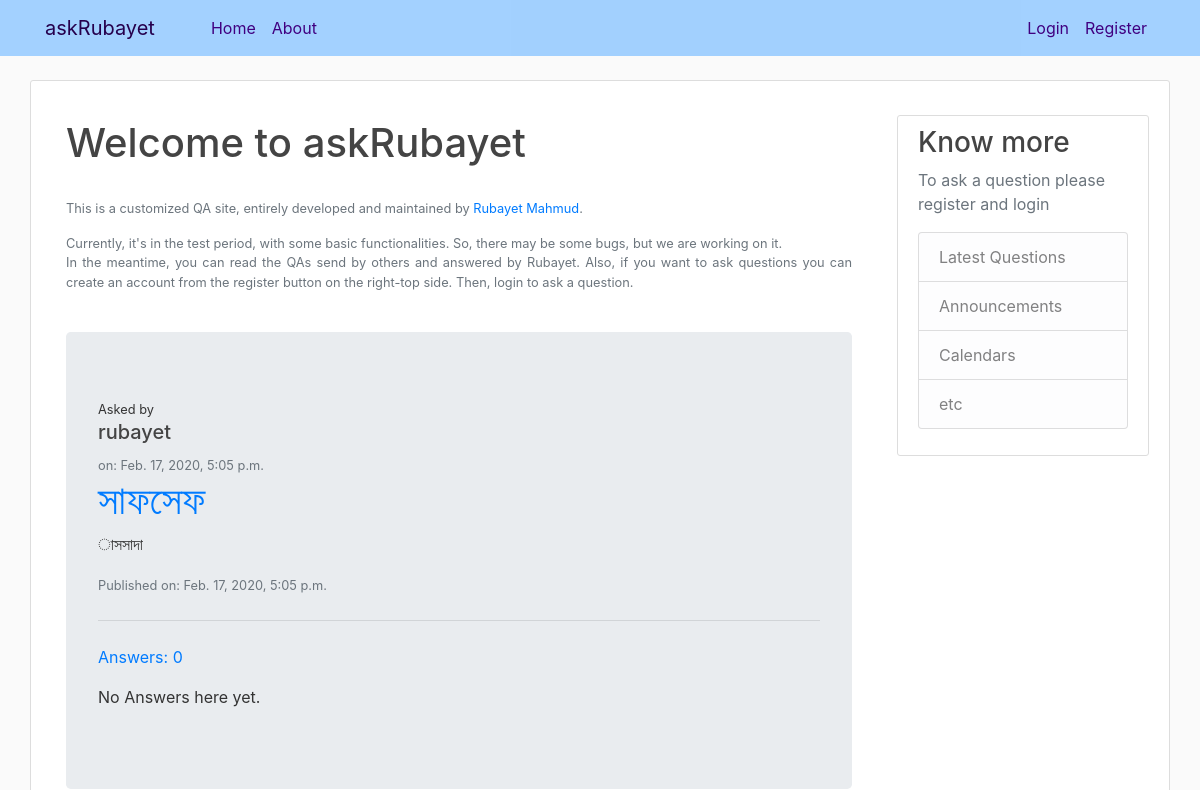
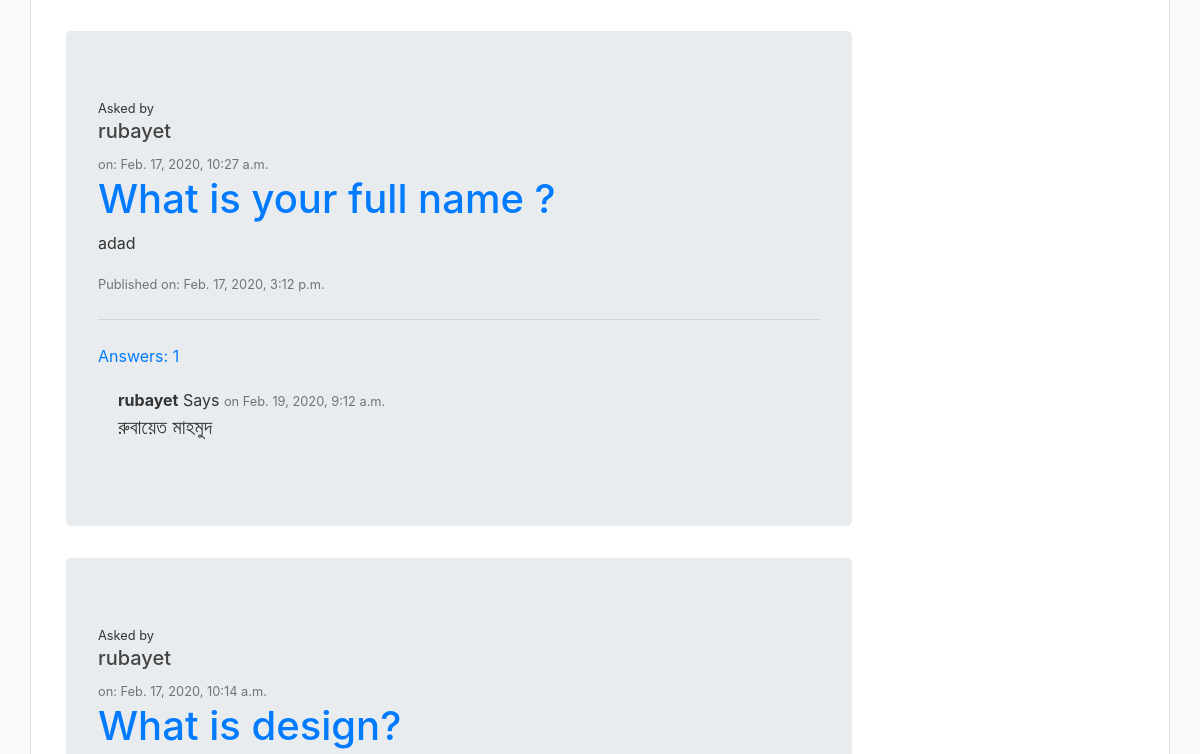
Before: / (upper part) with the older database file (2 pictures, top to bottom).
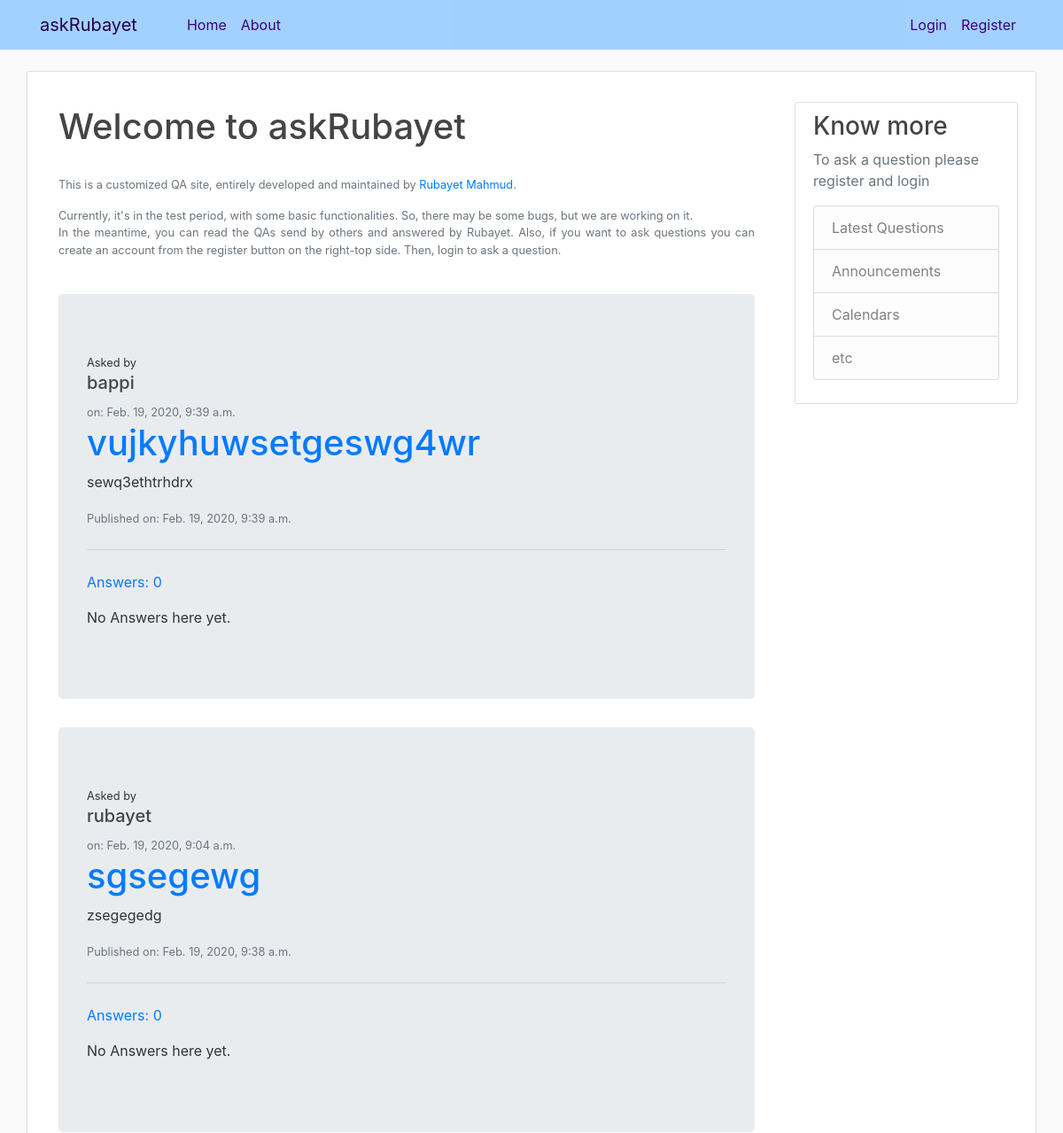
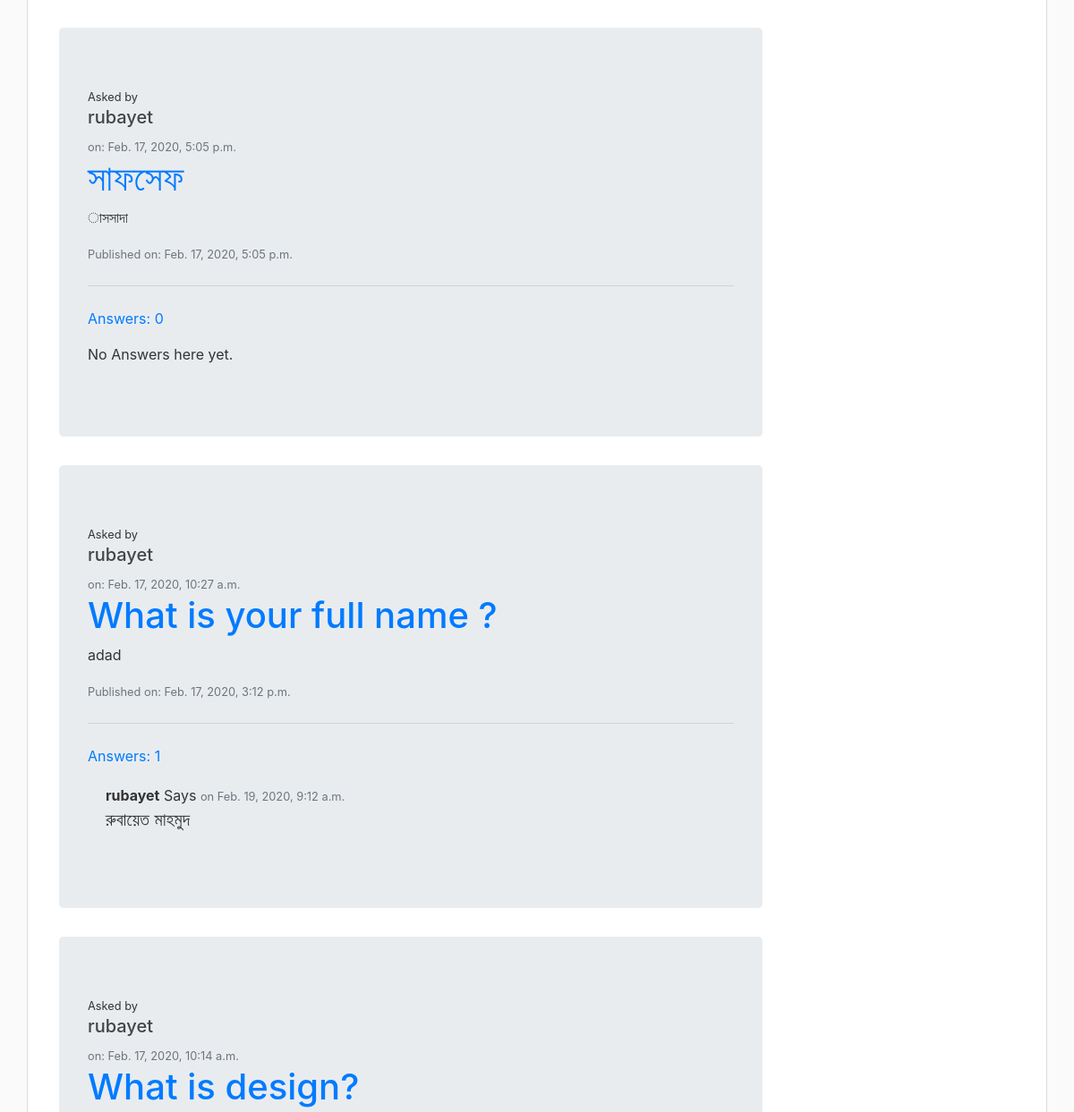
After: the same page with the newer database file (2 pictures, top to bottom).
### ask/models.py (models this page shows, shortened)
class Question(models.Model):
    author                  = models.ForeignKey(settings.AUTH_USER_MODEL, on_delete=models.CASCADE)
    title                   = models.CharField(max_length=300)
    optional_description    = models.TextField(blank=True, null=True)
    created_date            = models.DateTimeField(default=timezone.now)
    published_date          = models.DateTimeField(blank=True, null=True)
    def approved_answer(self):
        return self.answer.filter(approved_answer=True)

class Answer(models.Model):
    question            = models.ForeignKey('ask.question', on_delete=models.CASCADE, related_name='answer')
    author              = models.ForeignKey(settings.AUTH_USER_MODEL, on_delete=models.CASCADE)
    text                = models.TextField()
    created_date        = models.DateTimeField(default=timezone.now)
    approved_answer     = models.BooleanField(default=False)

### ask/views.py (the view)
# urls.py: path('', views.question_list, name='question_list'),
def question_list(request):
    ques = Question.objects.filter(published_date__lte=timezone.now()).order_by('-published_date')
    return render(request, 'ask/question_list.html', {'ques': ques})

### ask/templates/ask/question_list.html (shortened to what this page needs)
{% extends "ask/base.html" %}
{% block content %}
<div class="container">
  {% if not user.is_authenticated %}
     <h1 class="mt-1">Welcome to askRubayet</h1>
     <small class="container text-muted mt-4">
        <p>This is a customized QA site, entirely developed and maintained by
        <a href="https://www.mrubayet.com">Rubayet Mahmud</a>.
        </p>
        <p>
        Currently, it's in the test period, with some basic functionalities.
        So, there may be some bugs, but we are working on it.
        <br>
        In the meantime, you can read the QAs send by others and answered by Rubayet.
        Also, if you want to ask questions you can create an account from
        the register button on the right-top side. Then, login to ask a question.
        </p>
     </small>
 {% endif %}
  {% for que in ques %}
  <div class="jumbotron">
    <small>Asked by</small>
    <h5>{{ que.author }}</h5>
    <small class="text-muted"> on: {{ que.created_date }}</small>
    <h1 class="display-5"><a href="{% url 'ques_detail' pk=que.pk %}">{{ que.title }}</a></h1>
    <p >{{ que.optional_description }}</p>
    {% if que.published_date %}
      <small class="text-muted">Published on: {{ que.published_date }}</small>
    {% endif %}
    <hr class="my-4">
    <p class="display-5"><a href="{% url 'ques_detail' pk=que.pk %}">Answers: {{ que.approved_answer.count }}</a></p>
      {% for ans in que.answer.all %}
        {% if ans.approved_answer %}
        <div class="answer">
          <strong>{{ ans.author }}</strong> Says
          <small class="text-muted">on {{ans.created_date }} </small>
          <p class="lead">{{ ans.text }}</p>
        </div>
        {% endif %}
      {% empty %}
        <p>No Answers here yet.</p>
      {% endfor %}
  </div>
  {% endfor %}
</div>
{% endblock content %}

Changed rows visible on the page:
added Question: author "bappi", created_date "Feb. 19, 2020, 9:39 a.m.", title "vujkyhuwsetgeswg4wr", optional_description "sewq3ethtrhdrx", published_date "Feb. 19, 2020, 9:39 a.m.", approved_answer.count "0"
now on this page (row edited): Question: author "rubayet", created_date "Feb. 19, 2020, 9:04 a.m.", title "sgsegewg", optional_description "zsegegedg", published_date "Feb. 19, 2020, 9:38 a.m.", approved_answer.count "0"
